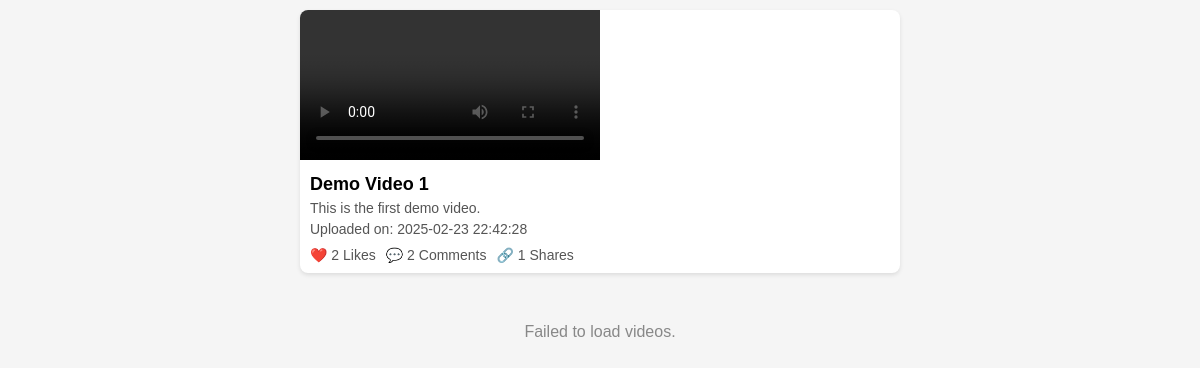
The app's page /home.php with its own data.
### tables this page shows
CREATE TABLE IF NOT EXISTS videos (
    video_id CHAR(36) NOT NULL PRIMARY KEY,  
    user_id VARCHAR(50) NOT NULL,  
    video_url VARCHAR(255) NOT NULL,
    poster_url VARCHAR(255),
    title VARCHAR(255) NOT NULL,
    description TEXT,
    status ENUM('pending', 'approved', 'rejected') DEFAULT 'pending',
    source ENUM('youtube', 'upload') DEFAULT 'upload',  
    moderator_comments TEXT,
    reupload_comments TEXT,
    created_at TIMESTAMP DEFAULT CURRENT_TIMESTAMP,
    FOREIGN KEY (user_id) REFERENCES users(user_id) ON DELETE CASCADE
);

### home.php (the view, shortened to what this page needs)
<?php
require 'config.php';
$query = "
    SELECT
        v.video_id,
        v.title,
        v.description,
        v.video_url,
        v.created_at,
        COUNT(DISTINCT l.like_id) AS likes_count,
        COUNT(DISTINCT c.comment_id) AS comments_count,
        COUNT(DISTINCT s.share_id) AS shares_count
    FROM videos v
    LEFT JOIN likes l ON v.video_id = l.video_id
    LEFT JOIN comments c ON v.video_id = c.video_id
    LEFT JOIN shares s ON v.video_id = s.video_id
    WHERE v.status = 'approved'
    GROUP BY v.video_id
    ORDER BY v.created_at DESC
";
$stmt = $pdo->prepare($query);
$stmt->execute();
$approvedVideos = $stmt->fetchAll(PDO::FETCH_ASSOC);
?>
<!DOCTYPE html>
<html lang="en">
<head>
</head>
<body>
    <div class="video-container" id="video-container">
        <?php if (count($approvedVideos) > 0): ?>
            <?php foreach ($approvedVideos as $video): ?>
                <div class="video-card">
                    <?php
                    if (preg_match('/^(https?:\/\/)?(www\.)?(youtube\.com\/watch\?v=|youtu\.be\/)([a-zA-Z0-9_-]{11})/', $video['video_url'], $matches)) {
                        $youtubeVideoId = $matches[4];
                        $embedUrl = "https://www.youtube.com/embed/$youtubeVideoId?fs=0";
                    ?>
                        <iframe src="<?php echo $embedUrl; ?>" allow="accelerometer; autoplay; clipboard-write; encrypted-media; gyroscope; picture-in-picture" allowfullscreen></iframe>
                    <?php } else { ?>
                        <video controls>
                            <source src="<?php echo $video['video_url']; ?>" type="video/mp4">
                        </video>
                    <?php } ?>
                    <div class="video-info">
                        <h3><?php echo $video['title']; ?></h3>
                        <p><?php echo $video['description']; ?></p>
                        <p>Uploaded on: <?php echo $video['created_at']; ?></p>
                        <div class="video-stats">
                            <span>❤️ <?php echo $video['likes_count']; ?> Likes</span>
                            <span>💬 <?php echo $video['comments_count']; ?> Comments</span>
                            <span>🔗 <?php echo $video['shares_count']; ?> Shares</span>
                        </div>
                    </div>
                </div>
            <?php endforeach; ?>
        <?php else: ?>
            <p>No approved videos to display.</p>
        <?php endif; ?>
    </div>
    <div class="loading" id="loading">Loading videos...</div>
</body>
</html>

### home.php (style rules this page uses)
body { font-family: Arial, sans-serif; margin: 0; padding: 0; background-color: #f5f5f5; }
.video-container { display: flex; flex-direction: column; align-items: center; padding: 10px; }
.video-card { width: 100%; max-width: 600px; background-color: #fff; border-radius: 8px; box-shadow: 0 2px 4px rgba(0, 0, 0, 0.1); margin-bottom: 20px; overflow: hidden; }
.video-info { padding: 10px; }
.video-info h3 { margin: 0; font-size: 18px; }
.video-info p { margin: 5px 0; font-size: 14px; color: #555; }
.video-stats { display: flex; gap: 10px; margin-top: 10px; font-size: 14px; color: #555; }
.video-stats span { display: flex; align-items: center; gap: 5px; }
.loading { text-align: center; padding: 20px; font-size: 16px; color: #888; }

### records on screen
videos: title "Demo Video 1", description "This is the first demo video.", created_at "2025-02-23 22:42:28", likes_count "2", comments_count "2", shares_count "1"
